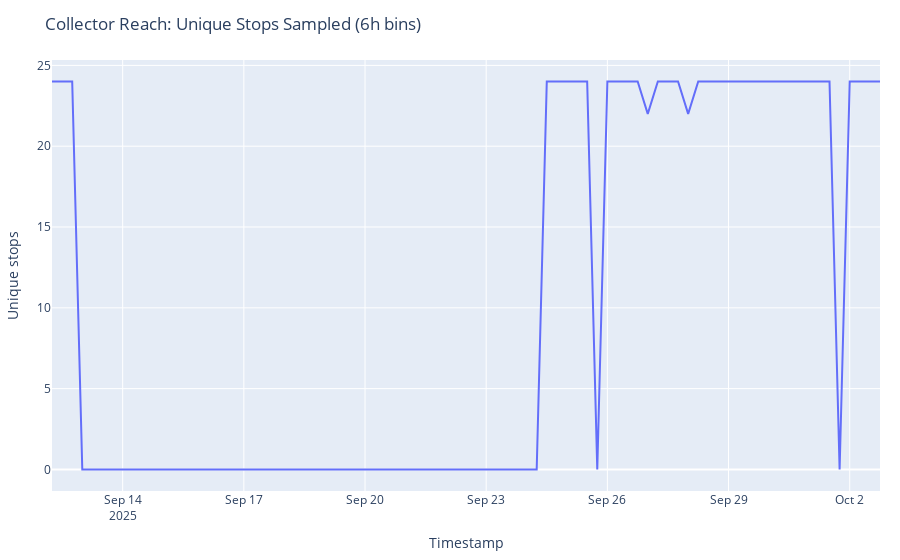

Notebook cell for this chart:
### Markdown cell above
## Coverage & Collector Reach

### Code cell
coverage_stats = {
    "records": len(raw),
    "routes": raw['rt'].nunique(),
    "stops": raw['stpid'].nunique(),
    "vehicles": raw['vid'].nunique(),
    "date_range": f"{raw['collection_timestamp'].min():%Y-%m-%d} → {raw['collection_timestamp'].max():%Y-%m-%d}",
}

coverage_df = pd.DataFrame.from_dict(coverage_stats, orient='index', columns=['value'])
display(coverage_df)

coverage_timeline = (raw
    .set_index('collection_timestamp')
    .resample('6H')['stpid']
    .nunique()
    .reset_index(name='unique_stops'))

fig = px.line(
    coverage_timeline,
    x='collection_timestamp',
    y='unique_stops',
    title='Collector Reach: Unique Stops Sampled (6h bins)',
    labels={'collection_timestamp': 'Timestamp', 'unique_stops': 'Unique stops'}
)
fig.update_layout(margin=dict(l=40, r=20, t=60, b=40))
fig.show()
